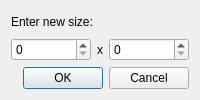
<ui version="4.0" >
 <author></author>
 <comment></comment>
 <exportmacro></exportmacro>
 <class>ResizeDialog</class>
 <widget class="QDialog" name="ResizeDialog" >
  <property name="windowTitle" >
   <string>Image Pro</string>
  </property>
  <layout class="QVBoxLayout" >
   <item>
    <widget class="QLabel" name="mainLabel" >
     <property name="text" >
      <string>Enter new size:</string>
     </property>
    </widget>
   </item>
   <item>
    <layout class="QHBoxLayout" >
     <item>
      <widget class="QSpinBox" name="widthSpinBox" >
       <property name="sizePolicy" >
        <sizepolicy>
         <hsizetype>3</hsizetype>
         <vsizetype>0</vsizetype>
         <horstretch>0</horstretch>
         <verstretch>0</verstretch>
        </sizepolicy>
       </property>
       <property name="maximum" >
        <number>10000</number>
       </property>
      </widget>
     </item>
     <item>
      <widget class="QLabel" name="xLabel" >
       <property name="text" >
        <string>x</string>
       </property>
       <property name="alignment" >
        <set>Qt::AlignCenter</set>
       </property>
      </widget>
     </item>
     <item>
      <widget class="QSpinBox" name="heightSpinBox" >
       <property name="sizePolicy" >
        <sizepolicy>
         <hsizetype>3</hsizetype>
         <vsizetype>0</vsizetype>
         <horstretch>0</horstretch>
         <verstretch>0</verstretch>
        </sizepolicy>
       </property>
       <property name="maximum" >
        <number>10000</number>
       </property>
      </widget>
     </item>
    </layout>
   </item>
   <item>
    <layout class="QHBoxLayout" >
     <item>
      <spacer>
       <property name="orientation" >
        <enum>Qt::Horizontal</enum>
       </property>
       <property name="sizeType" >
        <enum>QSizePolicy::Expanding</enum>
       </property>
       <property name="sizeHint" >
        <size>
         <width>0</width>
         <height>21</height>
        </size>
       </property>
      </spacer>
     </item>
     <item>
      <widget class="QPushButton" name="okButton" >
       <property name="text" >
        <string>OK</string>
       </property>
       <property name="default" >
        <bool>true</bool>
       </property>
      </widget>
     </item>
     <item>
      <widget class="QPushButton" name="cancelButton" >
       <property name="text" >
        <string>Cancel</string>
       </property>
      </widget>
     </item>
    </layout>
   </item>
  </layout>
 </widget>
 <pixmapfunction></pixmapfunction>
 <resources/>
 <connections>
  <connection>
   <sender>okButton</sender>
   <signal>clicked()</signal>
   <receiver>ResizeDialog</receiver>
   <slot>accept()</slot>
   <hints>
    <hint type="sourcelabel" >
     <x>145</x>
     <y>79</y>
    </hint>
    <hint type="destinationlabel" >
     <x>76</x>
     <y>88</y>
    </hint>
   </hints>
  </connection>
  <connection>
   <sender>cancelButton</sender>
   <signal>clicked()</signal>
   <receiver>ResizeDialog</receiver>
   <slot>reject()</slot>
   <hints>
    <hint type="sourcelabel" >
     <x>243</x>
     <y>84</y>
    </hint>
    <hint type="destinationlabel" >
     <x>280</x>
     <y>92</y>
    </hint>
   </hints>
  </connection>
 </connections>
</ui>
